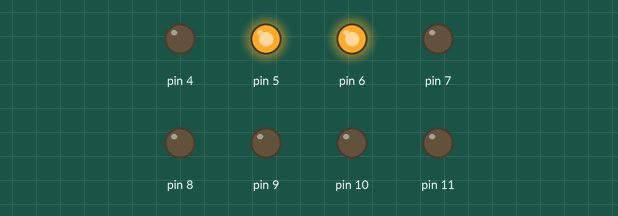
Recording of a sketch running on a simulated Arduino Uno, built with avr-gcc and run on an emulated ATmega328P. Parts: output pins drawn as LEDs (lit = HIGH).

Above: at 0.5 s.
At 2.5 s:
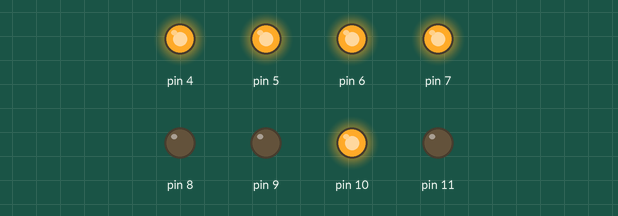
At 3.5 s:
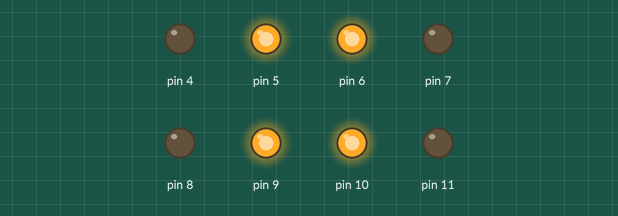
At 5.5 s:
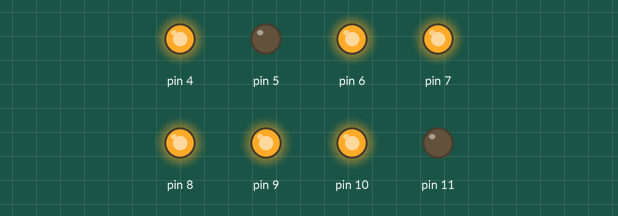
At 7.5 s:
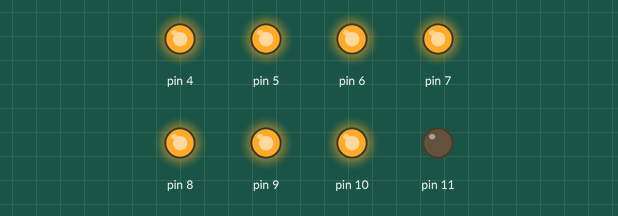
At 10.5 s:
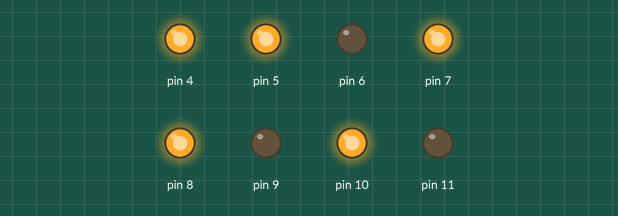
Timing chart, 0 to 11.7 s (numbered marks = the images above):
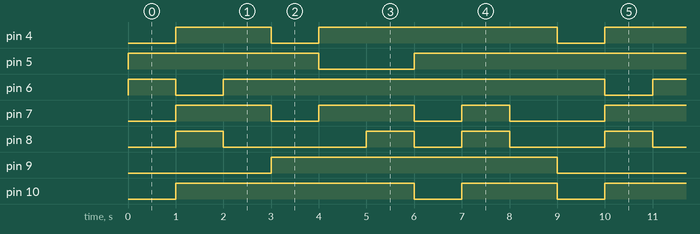

The sketch:

seven_segment.ino
```cpp
void setup() {
  // put your setup code here, to run once:
  pinMode(4,OUTPUT);
  pinMode(5,OUTPUT);
  pinMode(6,OUTPUT);
  pinMode(7,OUTPUT);
  pinMode(8,OUTPUT);
  pinMode(9,OUTPUT);
  pinMode(10,OUTPUT);
  pinMode(11,OUTPUT);
}

void loop() {
  // put your main code here, to run repeatedly:
  all(1);
  delay(1000);
  all(2);
  delay(1000);
  all(3);
  delay(1000);
  all(4);
  delay(1000);
  all(5);
  delay(1000);
  all(6);
  delay(1000);
  all(7);
  delay(1000);
  all(8);
  delay(1000);
  all(9);
  delay(1000);
}

void all(int a){
  switch(a)
  {
    case 0:
      digitalWrite(4, HIGH);
      digitalWrite(5, HIGH);
      digitalWrite(6, HIGH);
      digitalWrite(7, HIGH);
      digitalWrite(8, HIGH);
      digitalWrite(9, HIGH);
      digitalWrite(10, LOW);
      digitalWrite(11, LOW);
      break;

    case 1:
      digitalWrite(4, LOW);
      digitalWrite(5, HIGH);
      digitalWrite(6, HIGH);
      digitalWrite(7, LOW);
      digitalWrite(8, LOW);
      digitalWrite(9, LOW);
      digitalWrite(10, LOW);
      digitalWrite(11, LOW);
      break;

    case 2:
      digitalWrite(4, HIGH);
      digitalWrite(5, HIGH);
      digitalWrite(6, LOW);
      digitalWrite(7, HIGH);
      digitalWrite(8, HIGH);
      digitalWrite(9, LOW);
      digitalWrite(10, HIGH);
      digitalWrite(11, LOW);
      break;

    case 3:
      digitalWrite(4, HIGH);
      digitalWrite(5, HIGH);
      digitalWrite(6, HIGH);
      digitalWrite(7, HIGH);
      digitalWrite(8, LOW);
      digitalWrite(9, LOW);
      digitalWrite(10, HIGH);
      digitalWrite(11, LOW);
      break;

    case 4:
      digitalWrite(4, LOW);
      digitalWrite(5, HIGH);
      digitalWrite(6, HIGH);
      digitalWrite(7, LOW);
      digitalWrite(8, LOW);
      digitalWrite(9, HIGH);
      digitalWrite(10, HIGH);
      digitalWrite(11, LOW);
      break;

    case 5:
      digitalWrite(4, HIGH);
      digitalWrite(5, LOW);
      digitalWrite(6, HIGH);
      digitalWrite(7, HIGH);
      digitalWrite(8, LOW);
      digitalWrite(9, HIGH);
      digitalWrite(10, HIGH);
      digitalWrite(11, LOW);
      break;

    case 6:
      digitalWrite(4, HIGH);
      digitalWrite(5, LOW);
      digitalWrite(6, HIGH);
      digitalWrite(7, HIGH);
      digitalWrite(8, HIGH);
      digitalWrite(9, HIGH);
      digitalWrite(10, HIGH);
      digitalWrite(11, LOW);
      break;

    case 7:
      digitalWrite(4, HIGH);
      digitalWrite(5, HIGH);
      digitalWrite(6, HIGH);
      digitalWrite(7, LOW);
      digitalWrite(8, LOW);
      digitalWrite(9, HIGH);
      digitalWrite(10, LOW);
      digitalWrite(11, LOW);
      break;

    case 8:
      digitalWrite(4, HIGH);
      digitalWrite(5, HIGH);
      digitalWrite(6, HIGH);
      digitalWrite(7, HIGH);
      digitalWrite(8, HIGH);
      digitalWrite(9, HIGH);
      digitalWrite(10, HIGH);
      digitalWrite(11, LOW);
      break;

    case 9:
      digitalWrite(4, HIGH);
      digitalWrite(5, HIGH);
      digitalWrite(6, HIGH);
      digitalWrite(7, LOW);
      digitalWrite(8, LOW);
      digitalWrite(9, HIGH);
      digitalWrite(10, HIGH);
      digitalWrite(11, LOW);
      break;
  }
}
```

Measured:
- by itself, pin 4: repeats every 9.0 s: LOW 1.0 s, HIGH 5.0 s, LOW 1.0 s, HIGH 2.0 s
- by itself, pin 5: repeats every 9.0 s: LOW 2.0 s, HIGH 7.0 s
- by itself, pin 6: repeats every 9.0 s: LOW 1.0 s, HIGH 8.0 s
- by itself, pin 7: repeats every 9.0 s: LOW 1.0 s, HIGH 2.0 s, LOW 1.0 s, HIGH 1.0 s, LOW 2.0 s, HIGH 2.0 s
- by itself, pin 8: repeats every 9.0 s: LOW 3.0 s, HIGH 1.0 s, LOW 1.0 s, HIGH 1.0 s, LOW 2.0 s, HIGH 1.0 s
- by itself, pin 9: alternates HIGH for 6.0 s and LOW for 3.0 s
- by itself, pin 10: repeats every 9.0 s: LOW 1.0 s, HIGH 2.0 s, LOW 1.0 s, HIGH 5.0 s
